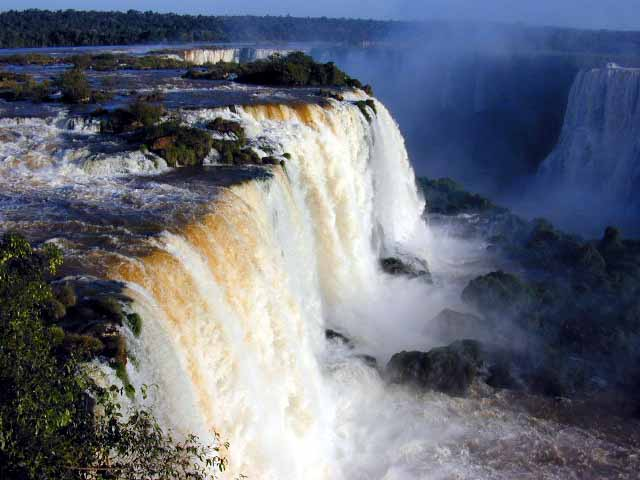
%> input picture Waterfall.jpg, 640 x 480 px
$ octave HW1.m   (GNU Octave 9; MATLAB toolbox functions it lacks are replaced by stand-ins)
%> lines starting %> are read from the running program, lines starting %| are printed output that depends on the picture
%%% Problem 1
rgbImage = imread ('Waterfall.jpg', 'jpg');
%> rgbImage is the input picture: size 480x640x3 uint8; mean R, G, B 103.9, 108.7, 121.9

Red = rgbImage(:,:,1);
Green = rgbImage(:,:,2);
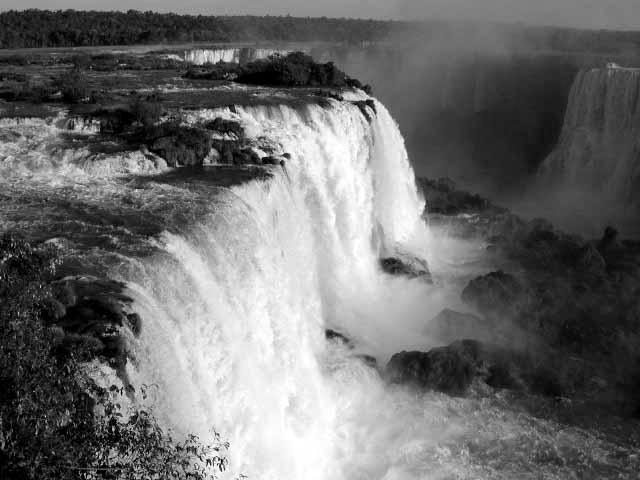
%> Green: size 480x640 uint8; min 0, max 255, mean 108.7
Blue = rgbImage(:,:,3);
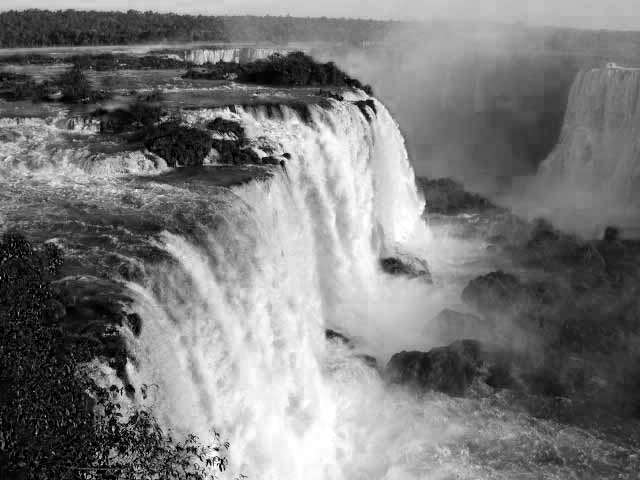
%> Blue: size 480x640 uint8; min 0, max 255, mean 121.9

zeroMatrix = zeros(480, 640, 'uint8');

figure;
imshow(rgbImage);

%%% Probelem 2
redImage = cat(3, Red, zeroMatrix, zeroMatrix);
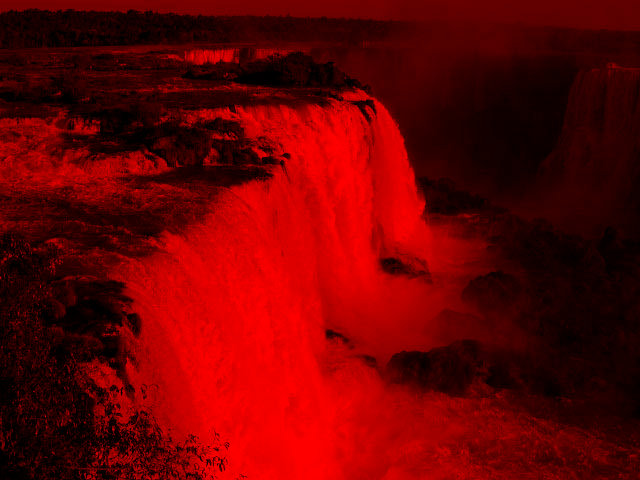
%> redImage: size 480x640x3 uint8; mean R, G, B 103.9, 0, 0
greenImage = cat(3, zeroMatrix, Green, zeroMatrix);
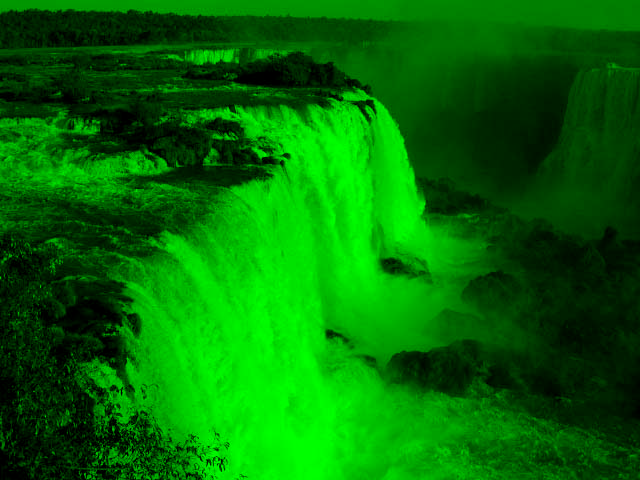
%> greenImage: size 480x640x3 uint8; mean R, G, B 0, 108.7, 0
blueImage = cat(3, zeroMatrix, zeroMatrix, Blue);
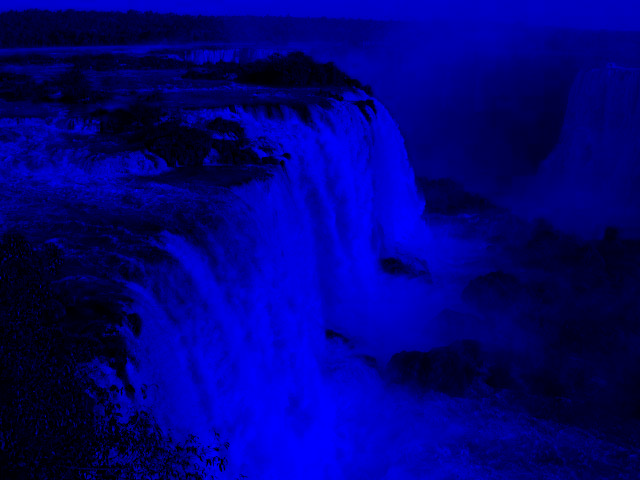
%> blueImage: size 480x640x3 uint8; mean R, G, B 0, 0, 121.9

figure;
imshow(redImage);

figure;
imshow(greenImage);

figure;
imshow(blueImage);

%%% Problem 3
ycbcr = rgb2ycbcr(rgbImage);
%> ycbcr: size 480x640x3 uint8; mean of channels 1, 2, 3 109.4, 134.5, 124.9

Y = ycbcr(:,:,1);
Cb = ycbcr(:,:,2);
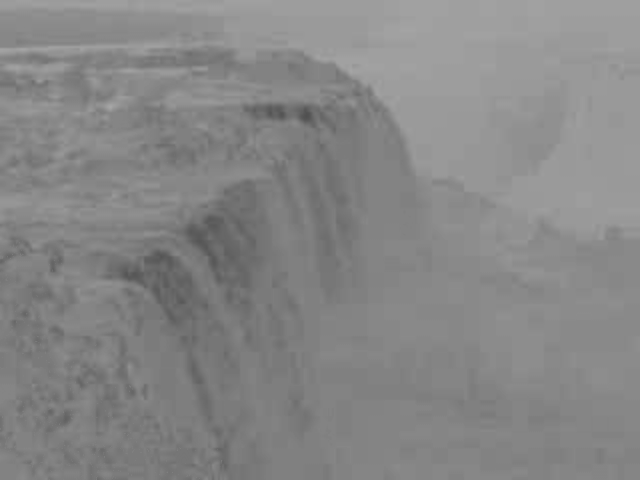
%> Cb: size 480x640 uint8; min 80, max 167, mean 134.5
Cr = ycbcr(:,:,3);
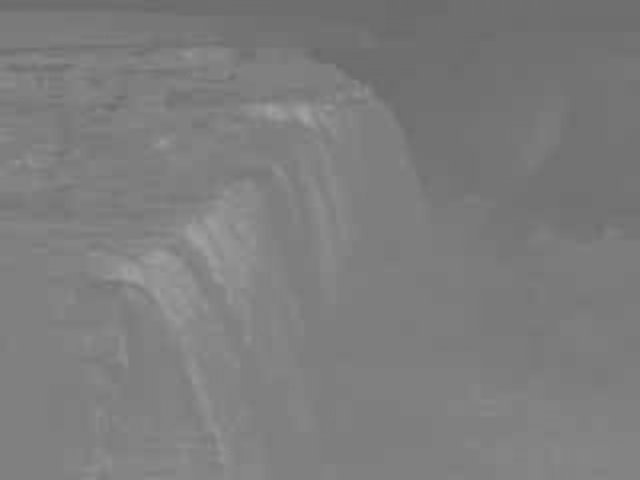
%> Cr: size 480x640 uint8; min 105, max 161, mean 124.9

%%% Problem 4
figure;
imshow(Y);

figure;
imshow(Cb);

figure;
imshow(Cr);

%%% Problem 5
Cb_subsample = zeros(240, 320, 'uint8');
Cr_subsample = zeros(240, 320, 'uint8');

for i = 1:2:480
    for j = 1:2:640
        Cb_subsample(ceil(i/2), ceil(j/2), :) = Cb(i, j, :);
        Cr_subsample(ceil(i/2), ceil(j/2), :) = Cr(i, j, :);
    end
end

figure;
imshow(Cb_subsample);

figure;
imshow(Cr_subsample);

%%% Problem 6
Cb_upsample = zeros(480, 640, 'uint8');
Cr_upsample = zeros(480, 640, 'uint8');

for i = 1:240
    for j = 1:320
        Cb_upsample(2*i-1:2*i, 2*j-1:2*j, :) = Cb_subsample(i, j, :);
        Cr_upsample(2*i-1:2*i, 2*j-1:2*j, :) = Cr_subsample(i, j, :);
    end
end

figure;
imshow(Cb_upsample);

figure;
imshow(Cr_upsample);

%%% Problem 7
ycbcr_new = cat(3, Y, Cb_upsample, Cr_upsample);
%> ycbcr_new: size 480x640x3 uint8; mean of channels 1, 2, 3 109.4, 134.6, 125
rgb_new = ycbcr2rgb(ycbcr_new);

figure;
imshow(rgb_new);

%%% Problem 8
figure;
subplot(1, 2, 1);
imshow(rgbImage);
title('Original Image');

subplot(1, 2, 2);
imshow(rgb_new);
title('Reconstructed Image');

%%% Problem 9
%   The two images look identical to the human eye and it is very hard to
%   spot any differences between the two images
%
%%% Problem 10
original_image = double(rgbImage);
reconstructed_image = double(rgb_new);

[M, N, ~] = size(original_image);
%> M = 480; N = 640

mse_R = 0;
mse_G = 0;
mse_B = 0;

for y = 1:M
    for x = 1:N
        mse_R = mse_R + (original_image(y, x, 1) - reconstructed_image(y, x, 1))^2;
        mse_G = mse_G + (original_image(y, x, 2) - reconstructed_image(y, x, 2))^2;
        mse_B = mse_B + (original_image(y, x, 3) - reconstructed_image(y, x, 3))^2;
    end
end
%> after the loop, mse_B = 1510655; mse_G = 144924; mse_R = 392107

mse_R = mse_R / (M * N);
%> mse_R = 1.28
mse_G = mse_G / (M * N);
%> mse_G = 0.472
mse_B = mse_B / (M * N);
%> mse_B = 4.92
mse_overall = (mse_R + mse_G + mse_B) / 3;
%> mse_overall = 2.22

fprintf('Mean Squared Error (MSE) for Red channel: %.4f\n', mse_R);
%| Mean Squared Error (MSE) for Red channel: 1.2764
fprintf('Mean Squared Error (MSE) for Green channel: %.4f\n', mse_G);
%| Mean Squared Error (MSE) for Green channel: 0.4718
fprintf('Mean Squared Error (MSE) for Blue channel: %.4f\n', mse_B);
%| Mean Squared Error (MSE) for Blue channel: 4.9175
fprintf('Overall Mean Squared Error (MSE): %.4f\n\n', mse_overall);
%| Overall Mean Squared Error (MSE): 2.2219


%%% Problem 11
total_pixels = M * N;
%> total_pixels = 307200

Y_samples = total_pixels;
%> Y_samples = 307200
Cb_samples = (M/2) * (N/2);
%> Cb_samples = 76800
Cr_samples = (M/2) * (N/2);
%> Cr_samples = 76800

total_samples_subsampled = Y_samples + Cb_samples + Cr_samples;
%> total_samples_subsampled = 460800
original_total_samples = total_pixels * 3;
%> original_total_samples = 921600

compression_ratio = original_total_samples / total_samples_subsampled;
%> compression_ratio = 2

fprintf('Original total samples: %d\n', original_total_samples);
%| Original total samples: 921600
fprintf('Total samples after subsampling: %d\n', total_samples_subsampled);
%| Total samples after subsampling: 460800
fprintf('Compression Ratio (4:2:0): %.2f:1\n', compression_ratio);
%| Compression Ratio (4:2:0): 2.00:1
